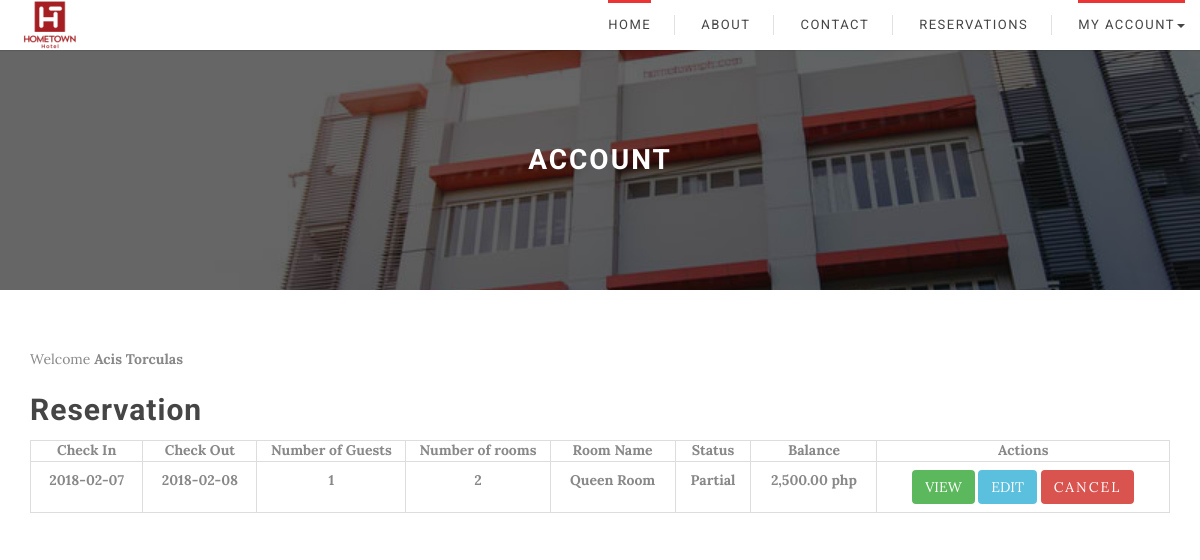
Page /GuestDashboard.php (signed in) on the earlier database version.
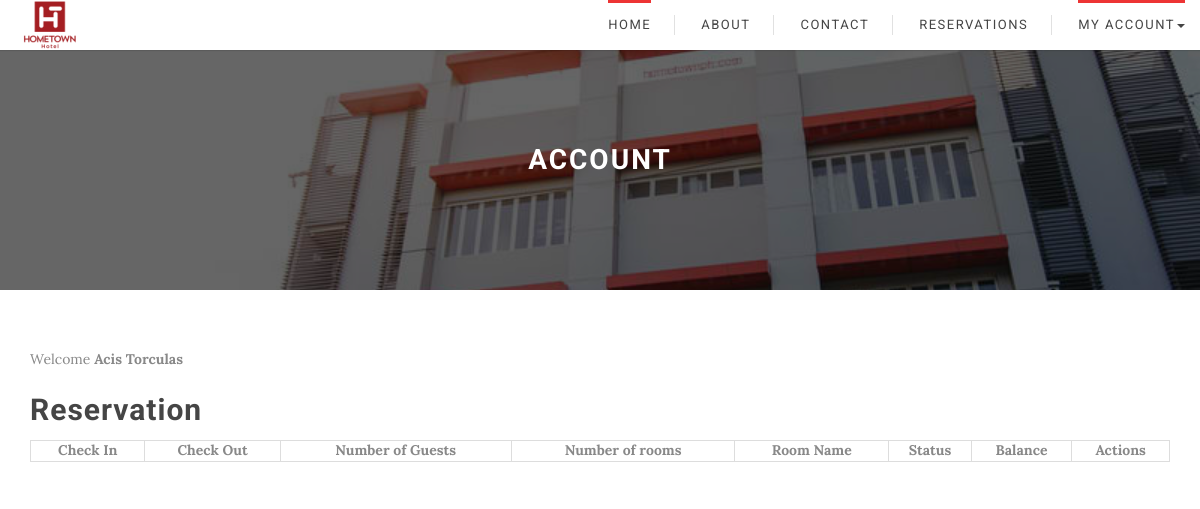
Same page on the later database version.
### tables this page shows
CREATE TABLE `reservation_masterfile` (
  `reservation_id` int(11) NOT NULL,
  `guest_id` int(11) NOT NULL,
  `room_id` int(11) NOT NULL,
  `checkindate` date NOT NULL,
  `checkoutdate` date NOT NULL,
  `number_guest` int(11) NOT NULL,
  `room_number` int(11) NOT NULL,
  `status` varchar(20) NOT NULL,
  `reservation_code` varchar(10) NOT NULL
);

CREATE TABLE `room_masterfile` (
  `room_id` int(11) NOT NULL,
  `room_type` varchar(50) NOT NULL,
  `room_description` varchar(50) NOT NULL,
  `room_capacity` varchar(50) NOT NULL,
  `room_rate` float NOT NULL,
  `room_number` int(11) NOT NULL,
  `room_status` varchar(50) NOT NULL,
  `room_imagepath` text NOT NULL
);

CREATE TABLE `billing_masterfile` (
  `billing_id` int(11) NOT NULL,
  `guest_id` int(11) NOT NULL,
  `reservation_id` int(11) NOT NULL,
  `balance` float NOT NULL,
  `created_at` datetime NOT NULL,
  `updated_at` datetime NOT NULL,
  `status` varchar(30) NOT NULL,
  `total` float NOT NULL,
  `downpayment` float NOT NULL
);

### GuestDashboard.php (the view, shortened to what this page needs)
  <?php
  include_once 'db.php';
  include_once 'header.php';
  ?>
  <link rel ='stylesheet' href = 'Adminside/css/dataTables.bootstrap4.min.css'/>
<body>
 <header>
  <?php
    include_once 'navigationBar.php';
  ?>
  <div class="rq-checkout-banner">
    <div class="rq-checkout-banner-mask">
      <div class="container">
        <div class="rq-checkout-banner-text">
          <div class="rq-checkout-banner-text-middle">
            <h1>Account</h1>
          </div>
        </div>
      </div>
    </div>
  </div>
  <div class = "container" style = "margin-top: 5%">
    <div class = "row">
      <div class = "col-lg-12 col-md-12 col-sm-12">
        <div class = "blogArchive_area">
          <div class = "single_archiveblog wow fadeInDown animated" style = "visibility: visible; animation-name: fadeInDown;">
            <div>
              Welcome
              <b>
                <?php echo "{$_SESSION['firstname']} {$_SESSION['lastname']}"; ?>
                <b>
                  <h2> Reservation </h2>
                  <table class = "table table-bordered display" id = 'reservations'>
                    <thead>
                      <tr>
                        <th>Check In</th>
                        <th>Check Out</th>
                        <th>Number of Guests</th>
                        <th>Number of rooms</th>
                        <th>Room Name</th>
                        <th>Status</th>
                        <th>Balance</th>
                        <th>Actions</th>
                      </tr>
                    </thead>
                  <?php $fetch_reservations = mysqli_query($conn, "SELECT *, reservation_masterfile.room_number as roomno FROM reservation_masterfile JOIN room_masterfile ON reservation_masterfile.room_id = room_masterfile.room_id JOIN billing_masterfile ON reservation_masterfile.reservation_id = billing_masterfile.reservation_id WHERE reservation_masterfile.guest_id = {$_SESSION['guest_ID']}") or die(mysqli_error($conn));
                  while($row = mysqli_fetch_assoc($fetch_reservations)){ ?>
                  <tr>
                    <td align = "center" id = 'checkin'><?= $row['checkindate'] ?></td>
                    <td align = "center" id = 'checkout'><?= $row['checkoutdate'] ?></td>
                    <td align = "center"><?= $row['number_guest'] ?></td>
                    <td align ='center'><?= $row['roomno'] ?></td>
                    <td align = 'center'><?= $row['room_type'] ?></td>
                    <td align = "center"><?= $row['status'] ?></td>
                    <td align = 'center'> <?= number_format($row['balance'],2) . " php"?></td>
                    <td align ='center'>
                      <form method="post" id ='deletereservation'>
                       <a href="summary.php?code=<?= $row['reservation_id']?>" class="btn btn-sm btn-success">View</a>
                       <a href = '#' data-target = '#exampleModal' data-toggle ='modal' class ='btn btn-info edit' >Edit</a>
                       <button name="cancel" type = 'submit' class="btn btn-sm btn-danger">Cancel</button>
                     </form>
                   </td>
                 </tr>
                 <?php } ?>
             </b>
           </b>
         </div>
    </body>
    </html>

### header.php (shortened to what this page needs)
<!DOCTYPE html>
<html lang="en">
<head>
  <link rel="stylesheet" href="css/owl.carousel.css">
  <link rel="stylesheet" href="css/jquery-ui.css">
  <link rel="stylesheet" href="css/jquery-ui.structure.css">
  <link rel="stylesheet" href="css/jquery-ui.theme.min.css">
  <link rel="stylesheet" href="css/jquery.timepicker.css">
  <link rel="stylesheet" href="css/jquery.countdown.css">
  <link rel="stylesheet" href="css/flexslider.css">
  <link rel="stylesheet" href="css/red.css">
  <link rel="stylesheet" href="css/select2.css">
  <link rel="stylesheet" href="css/jquery.raty.css" />
  <link rel="stylesheet" href="css/hotel.style1.css">
</head>

### navigationBar.php (shortened to what this page needs)
<!DOCTYPE html>
<html>
<head>
</head>
<body>
	<header>
		<nav class="navbar rq-header-main-menu navbar-fixed-top" role="navigation">
      <div class="container-fluid">
        <div class="navbar-header">
          <a class="navbar-brand" href="index.php"><img class="logo" src="HometownLogo.png" alt="Hometown"></a>
        </div>
        <div id="nav-menu" class="navbar-collapse rq-menu-wrapper collapse navbar-right" role="navigation">
          <ul class="nav navbar-nav rq-menus">
            <li class="active">
              <a href="index.php">Home</a>
            </li>
              <li>
                <a href="aboutUs.php">About</a>
              </li>
              <li>
                <a href="ContactUs.php">Contact</a>
              </li>
              <li>
                <a href="Step1.php">Reservations</a>
              </li>
              <?php if(isset($_SESSION['login'])){  ?>
              <li class="active dropdown">
                <a class="dropdown-toggle" data-toggle="dropdown" href="#" aria-expanded = "false">
                  MY ACCOUNT<span class="caret"></span>
                </a>
              </li>
              <?php } else { ?>
              <li><a href="login.php">LOGIN</a></li>
              <?php } ?>
            </ul>
          </div>
      </nav>
	</header>
</body>
</html>

### GuestDashboard.php (style rules this page uses)
.navbar-brand { margin-top: -22px; margin-right: 5px; }
.table-bordered { border: 1px solid #ddd; }
.table { width: 100%; max-width: 100%; margin-bottom: 20px; }
table { background-color: transparent; }
table { border-spacing: 0; border-collapse: collapse; }
.table-bordered>thead>tr>th { border-bottom-width: 2px; }
.table-bordered>thead>tr>th { border: 1px solid #ddd; }
.btn { border-radius: 0px; margin-bottom: 5px; -webkit-transition: all 0.5s; -o-transition: all 0.5s; transition: all 0.5s; }
.btn-sm { padding: 5px 10px; font-size: 12px; line-height: 1.5; border-radius: 3px; }
.btn-success { color: #fff; background-color: #5cb85c; border-color: #4cae4c; }
.btn { display: inline-block; padding: 6px 12px; margin-bottom: 0; font-size: 14px; font-weight: 400; line-height: 1.42857143; text-align: center; white-space: nowrap; vertical-align: middle; -ms-touch-action: manipulation; touch-action: manipulation; cursor: pointer; -webkit-user-select: none; -moz-user-select: none; -ms-user-select: none; user-select: none; background-image: none; border: 1px solid transparent; border-radius: 4px; }
.table-bordered>tbody>tr>td { border: 1px solid #ddd; }
.table>tbody>tr>td { padding: 8px; line-height: 1.42857143; vertical-align: top; border-top: 1px solid #ddd; }

Differences in the rows shown:
removed reservation_masterfile: checkindate "2018-02-07", checkoutdate "2018-02-08", number_guest "1", room_number "2", room.room_type "Queen Room", billing_masterfile.status "Partial", billing_masterfile.balance "2,500.00"
